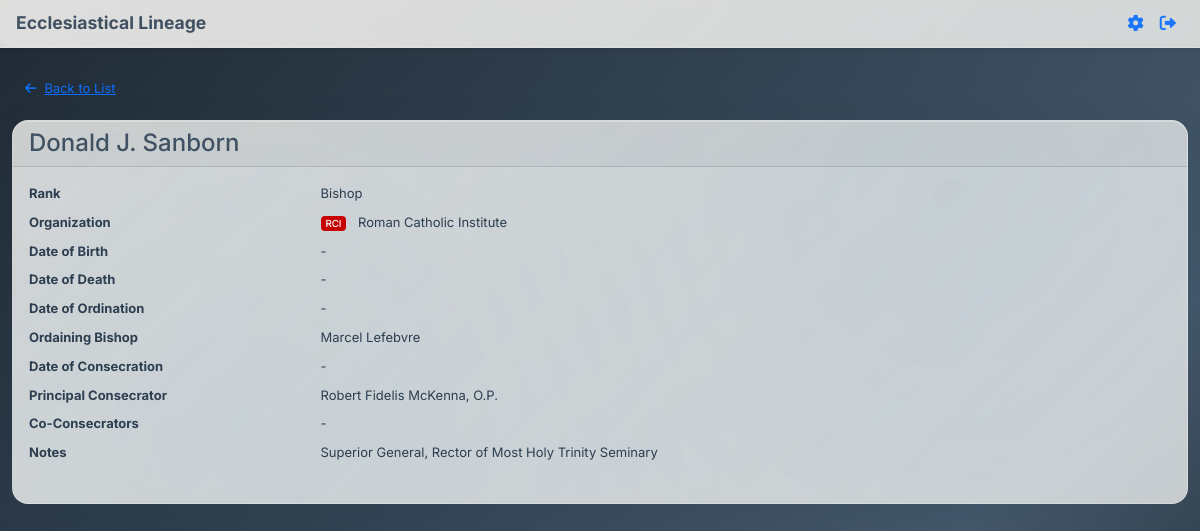
Before: /clergy/1 (signed in) with the older database file.
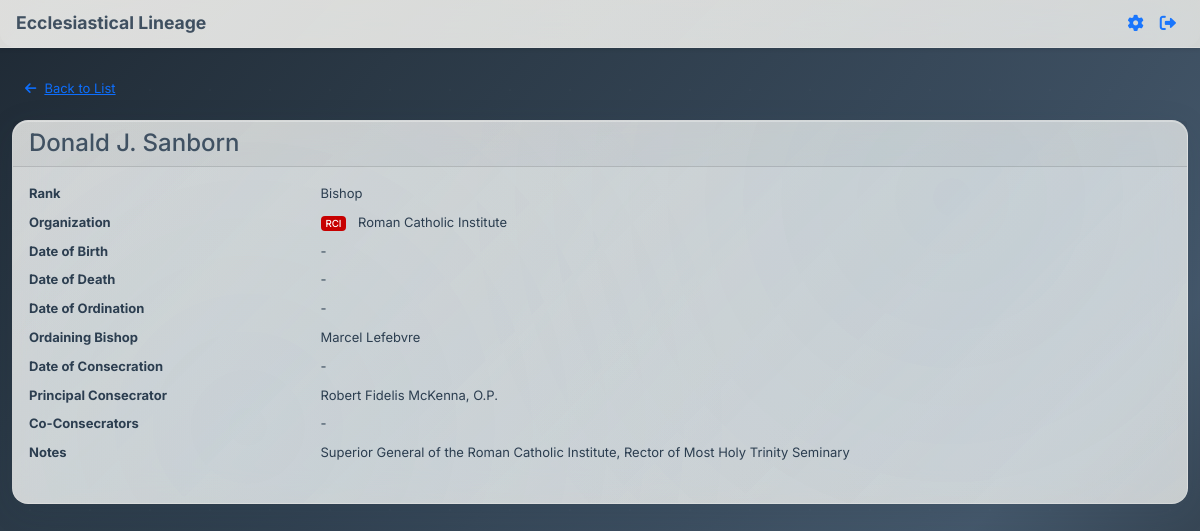
After: the same page with the newer database file.
### app.py (models this page shows, shortened)
class Clergy(db.Model):
    id = db.Column(db.Integer, primary_key=True)
    name = db.Column(db.String(200), nullable=False)
    rank = db.Column(db.String(100), nullable=False)
    organization = db.Column(db.String(200))
    date_of_birth = db.Column(db.Date)
    date_of_ordination = db.Column(db.Date)
    ordaining_bishop_id = db.Column(db.Integer, db.ForeignKey('clergy.id'))
    date_of_consecration = db.Column(db.Date)
    consecrator_id = db.Column(db.Integer, db.ForeignKey('clergy.id'))
    co_consecrators = db.Column(db.Text)  # JSON array of clergy IDs
    date_of_death = db.Column(db.Date)
    notes = db.Column(db.Text)
    ordaining_bishop = db.relationship('Clergy', foreign_keys=[ordaining_bishop_id], remote_side=[id])
    consecrator = db.relationship('Clergy', foreign_keys=[consecrator_id], remote_side=[id])
    def get_co_consecrators(self):
        if self.co_consecrators:
            return json.loads(self.co_consecrators)
        return []

class Organization(db.Model):
    id = db.Column(db.Integer, primary_key=True)
    name = db.Column(db.String(200), unique=True, nullable=False)
    abbreviation = db.Column(db.String(20), unique=True)  # Short code for the organization
    description = db.Column(db.Text)
    color = db.Column(db.String(7), nullable=False, default="#27ae60")
    created_at = db.Column(db.DateTime, default=datetime.utcnow)

### app.py (the view)
@app.route('/clergy/<int:clergy_id>')
def view_clergy(clergy_id):
    if 'user_id' not in session:
        flash('Please log in to view clergy records.', 'error')
        return redirect(url_for('login'))
    clergy = Clergy.query.get_or_404(clergy_id)
    organizations = Organization.query.all()
    org_abbreviation_map = {org.name: org.abbreviation for org in organizations}
    org_color_map = {org.name: org.color for org in organizations}
    return render_template('view_clergy.html',
                         clergy=clergy,
                         org_abbreviation_map=org_abbreviation_map,
                         org_color_map=org_color_map)

### app.py (called while the page is built)
def getContrastColor(hexColor):
    if not hexColor or not hexColor.startswith('#'):
        return 'black'
    hex = hexColor.replace('#', '')
    if len(hex) != 6:
        return 'black'
    try:
        r = int(hex[0:2], 16)
        g = int(hex[2:4], 16)
        b = int(hex[4:6], 16)
        luminance = (0.299 * r + 0.587 * g + 0.114 * b) / 255
        return 'white' if luminance <= 0.5 else 'black'
    except (ValueError, IndexError):
        return 'black'

def getBorderStyle(hexColor):
    if not hexColor or not hexColor.startswith('#'):
        return ''
    hex = hexColor.replace('#', '')
    if len(hex) != 6:
        return ''
    try:
        r = int(hex[0:2], 16)
        g = int(hex[2:4], 16)
        b = int(hex[4:6], 16)
        luminance = (0.299 * r + 0.587 * g + 0.114 * b) / 255
        if luminance > 0.8:
            return 'border: 1px solid #ccc;'
        return ''
    except (ValueError, IndexError):
        return ''

### templates/view_clergy.html (shortened to what this page needs)
{% extends "base.html" %}
{% block full_content %}
<div class="container mt-4">
    <a href="{{ url_for('clergy_list') }}" class="btn btn-link mb-3"><i class="fas fa-arrow-left me-2"></i>Back to List</a>
    <div class="card">
        <div class="card-header">
            <h2 class="h4 mb-0">{{ clergy.name }}</h2>
        </div>
        <div class="card-body">
            <dl class="row">
                <dt class="col-sm-3">Rank</dt>
                <dd class="col-sm-9">{{ clergy.rank }}</dd>
                <dt class="col-sm-3">Organization</dt>
                <dd class="col-sm-9">
                    {% if clergy.organization %}
                        {% if org_abbreviation_map.get(clergy.organization) %}
                            <span class="badge me-2" style="background-color: {{ org_color_map.get(clergy.organization, '#27ae60') }}; color: {{ 'white' if getContrastColor(org_color_map.get(clergy.organization, '#27ae60')) == 'white' else 'black' }}; {{ getBorderStyle(org_color_map.get(clergy.organization, '#27ae60')) }}">
                                {{ org_abbreviation_map.get(clergy.organization) }}
                            </span>
                            {{ clergy.organization }}
                        {% else %}
                            {{ clergy.organization }}
                        {% endif %}
                    {% else %}
                        -
                    {% endif %}
                </dd>
                <dt class="col-sm-3">Date of Birth</dt>
                <dd class="col-sm-9">{{ clergy.date_of_birth.strftime('%Y-%m-%d') if clergy.date_of_birth else '-' }}</dd>
                <dt class="col-sm-3">Date of Death</dt>
                <dd class="col-sm-9">{{ clergy.date_of_death.strftime('%Y-%m-%d') if clergy.date_of_death else '-' }}</dd>
                <dt class="col-sm-3">Date of Ordination</dt>
                <dd class="col-sm-9">{{ clergy.date_of_ordination.strftime('%Y-%m-%d') if clergy.date_of_ordination else '-' }}</dd>
                <dt class="col-sm-3">Ordaining Bishop</dt>
                <dd class="col-sm-9">{{ clergy.ordaining_bishop.name if clergy.ordaining_bishop else '-' }}</dd>
                <dt class="col-sm-3">Date of Consecration</dt>
                <dd class="col-sm-9">{{ clergy.date_of_consecration.strftime('%Y-%m-%d') if clergy.date_of_consecration else '-' }}</dd>
                <dt class="col-sm-3">Principal Consecrator</dt>
                <dd class="col-sm-9">{{ clergy.consecrator.name if clergy.consecrator else '-' }}</dd>
                <dt class="col-sm-3">Co-Consecrators</dt>
                <dd class="col-sm-9">
                    {% set co_ids = clergy.get_co_consecrators() %}
                    {% if co_ids %}
                        <ul class="mb-0">
                        {% for cid in co_ids %}
                            {% set co = (clergy.query.get(cid)) %}
                            <li>{{ co.name if co else 'Unknown' }}</li>
                        {% endfor %}
                        </ul>
                    {% else %}-{% endif %}
                </dd>
                <dt class="col-sm-3">Notes</dt>
                <dd class="col-sm-9">{{ clergy.notes or '-' }}</dd>
            </dl>
        </div>
    </div>
</div>
{% endblock %}

Changed rows visible on the page:
changed Clergy "Donald J. Sanborn": notes "Superior General, Rector of Most Holy Trinity Seminary" → "Superior General of the Roman Catholic Institute, Rector of Most Holy Trinity Seminary"
